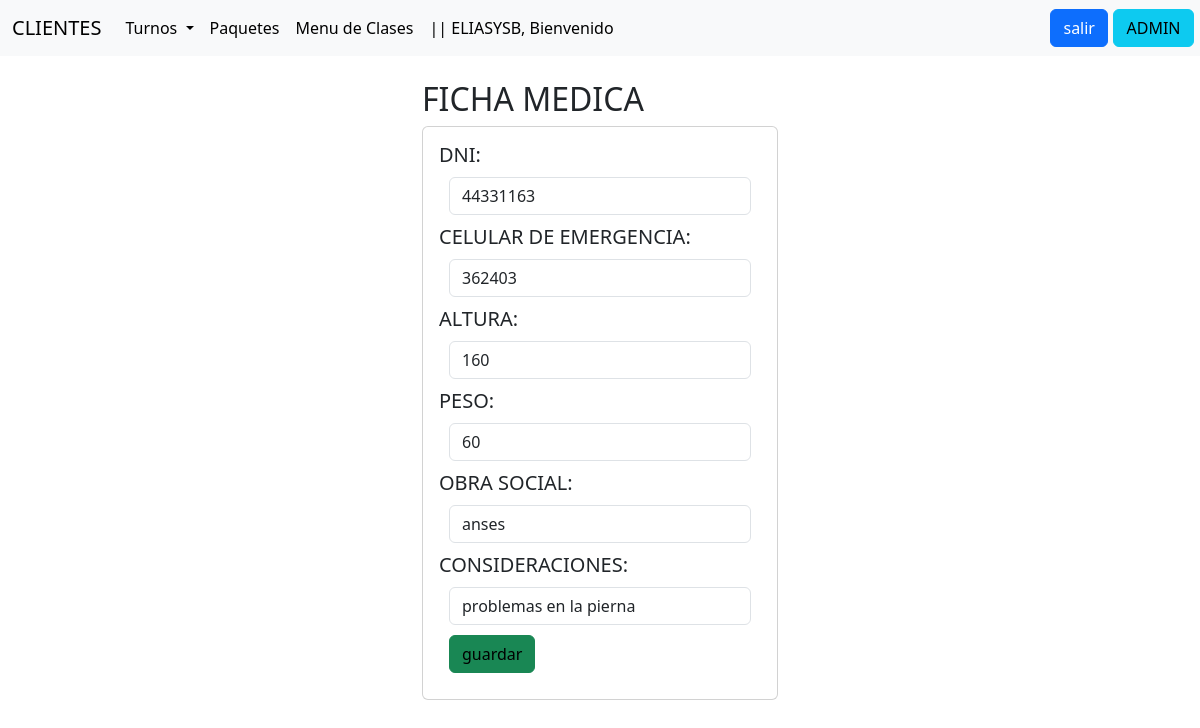
Screenshot of /verFichaMedica/44331163 (signed in) with the database file from the repository.
### Aplicaciones/clientes/models.py (models this page shows, shortened)
class FichaMedica(models.Model):
    dni = models.OneToOneField(Cliente, on_delete=models.CASCADE, primary_key=True)
    celular_emergencia = models.CharField(max_length=8, null=True,default=None)
    altura = models.IntegerField(null=True, default=None)
    peso = models.IntegerField(null=True, default=None)
    obra_social = models.CharField(max_length=50,null=True, default=None)
    consideraciones = models.TextField(null=True,default=None)

### Aplicaciones/clientes/views.py (the view)
# urls.py: path('verFichaMedica/<dni>', views.verFichaMedica),
@login_required
def verFichaMedica(request, dni):
    cliente=FichaMedica.objects.get(dni=dni)
    return render(request,"fichaMedica.html",{'cliente':cliente})

### Aplicaciones/clientes/templates/fichaMedica.html (shortened to what this page needs)
{% extends "base.html" %}
{% block body %}
<div class="row">
    <div class="offset-md-4 col-md-4">
        <h2>FICHA MEDICA</h2>
        <div class="card">
            <div class="card-body">
                <form action="/editarFichaMedica/" method="POST"> {% csrf_token %}
                    <H5>DNI:</H5>
                    <div class="form-group">
                        <input type="text" id="txtDNI" value="{{cliente.dni_id}}" name="txtDNI" class=" form-control " placeholder="dni"   readonly required>
                    </div>
                    <H5>CELULAR DE EMERGENCIA:</H5>
                    {% if cliente.celular_emergencia is None  %}
                    <div class="form-group">
                        <input null=True type="text" id="txtCelular" name="txtCelular"  class=" form-control " placeholder="celular de emergencia"  maxlength="8" >
                    </div>
                    {% else  %}
                    <div class="form-group">
                        <input null=True type="text" id="txtCelular" name="txtCelular" value="{{ cliente.celular_emergencia }}"  class=" form-control " placeholder="celular de emergencia"  maxlength="8" >
                    </div>
                    {% endif %}
                    <H5>ALTURA:</H5>
                    <div class="form-group">
                        <input type="number" id="NumAltura" name="NumAltura" step="0.01" value="{{cliente.altura}}" class=" form-control " placeholder="altura"    >
                    </div>
                    <H5>PESO:</H5>
                    <div class="form-group">
                        <input type="number" id="NumPeso" name="NumPeso" value="{{cliente.peso}}" class=" form-control " placeholder="peso"  >
                    </div>
                    <H5>OBRA SOCIAL:</H5>
                    {% if cliente.obra_social == "None" %}
                    <div class="form-group">
                        <input type="text" id="txtObra" name="txtObra"  class=" form-control " placeholder="obra social"  maxlength="50" >
                    </div>
                    {% else %}
                    <div class="form-group">
                        <input type="text" id="txtObra" name="txtObra" value="{{cliente.obra_social}}" class=" form-control " placeholder="obra social"  maxlength="50" >
                    </div>
                    {% endif %}
                    <H5>CONSIDERACIONES:</H5>
                    {% if cliente.consideraciones == "None" %}
                    <div class="form-group">
                        <input type="text" id="txtConsideraciones" name="txtConsideraciones"  class=" form-control " placeholder="consideraciones"  >
                    </div>
                    {% else %}
                    <div class="form-group">
                        <input type="text" id="txtConsideraciones" name="txtConsideraciones" value="{{cliente.consideraciones}}" class=" form-control " placeholder="consideraciones"  >
                    </div>
                    {% endif %}
                    <div class="form-group">
                        <button type="submit" class="btn btn-block btn-success text-black">guardar</button>
                    </div>
                </form>
            </div>
        </div>
    </div>
</div>
{% endblock %}

### Aplicaciones/clientes/templates/base.html (shortened to what this page needs)
<!DOCTYPE html>
<html lang="en">
<head>
    <link href="https://cdn.jsdelivr.net/npm/bootstrap@5.3.3/dist/css/bootstrap.min.css" rel="stylesheet">
</head>
<body>
    <nav class="navbar navbar-expand-lg bg-body-tertiary">
        <div class="container-fluid">
          <a class="navbar-brand" href="http://127.0.0.1:8000">CLIENTES</a>
          <div class="collapse navbar-collapse" id="navbarSupportedContent">
            <ul class="navbar-nav me-auto mb-2 mb-lg-0">
              <li class="nav-item dropdown">
                <a class="nav-link dropdown-toggle active dropdown-toggle" href="#" id="navbarDropdown" role="button" data-bs-toggle="dropdown" aria-expanded="false">
                  Turnos
                </a>
              </li>
              <li class="nav-item">
                <a class="nav-link active" aria-current="page" href="/Paquetes/">Paquetes</a>
              </li>
              <li class="nav-item">
                <a class="nav-link active" aria-current="page" href="/menuClases/">Menu de Clases</a>
              </li>
              {% if request.user.is_authenticated %}
              <li class="nav-item">
                <a class="nav-link active" aria-current="page" >|| {{ user.username | upper }}, Bienvenido</a>
              </li>
              {% endif %}
            </ul>
            <div class="d-flex">
              <form action="/accounts/logout/" method="post" style="padding-right: 4%;">
                <button type="submit" class="btn btn-primary">salir</button>
              </form>
              <a class="btn btn-info" aria-current="page" href="/admin/">ADMIN</a>
            </div>
          </div>
        </div>
    </nav>
    <div class="container py-4">
        {% block body %}
        {% endblock %}
    </div>
</body>
</html>

### Aplicaciones/clientes/templates/base.html (style rules this page uses)
.form-group { margin: 10px; }

### rows the page displays
FichaMedica: txtDNI "44331163", txtCelular "362403", NumAltura "160", NumPeso "60", txtObra "anses", txtConsideraciones "problemas en la pierna"

### other values shown
{{ user.username | upper }} "ELIASYSB"
